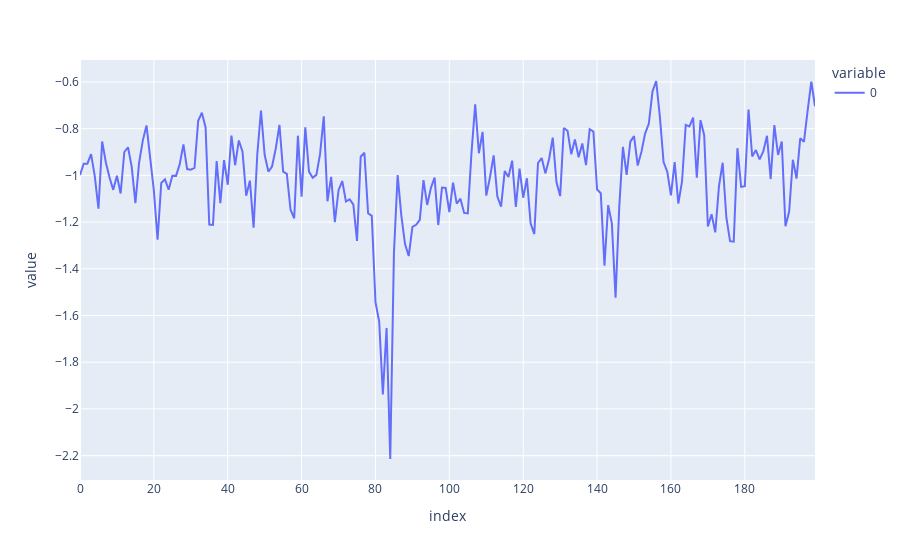

Source (notebook cell):
### Code cell
px.line(temp(np.arange(100, 300, 1)))

### Figure 1 — Plotly figure (JSON) as saved in the notebook; plotly's stock layout.template omitted (floating-point values rounded to 4 significant figures; data arrays with more than 128 entries replaced by an {"elided": "..."} marker saying what was removed)
{"data": [{"hovertemplate": "variable=0<br>index=%{x}<br>value=%{y}<extra></extra>", "legendgroup": "0", "line": {"color": "#636efa", "dash": "solid"}, "marker": {"symbol": "circle"}, "mode": "lines", "name": "0", "orientation": "v", "showlegend": true, "type": "scatter", "x": {"elided": "200 int values"}, "xaxis": "x", "y": {"elided": "200 float values"}, "yaxis": "y"}], "layout": {"autosize": true, "legend": {"title": {"text": "variable"}, "tracegroupgap": 0}, "margin": {"t": 60}, "xaxis": {"anchor": "y", "autorange": true, "domain": [0, 1], "range": [0, 199], "title": {"text": "index"}, "type": "linear"}, "yaxis": {"anchor": "x", "autorange": true, "domain": [0, 1], "range": [-2.304, -0.5058], "title": {"text": "value"}, "type": "linear"}}}
